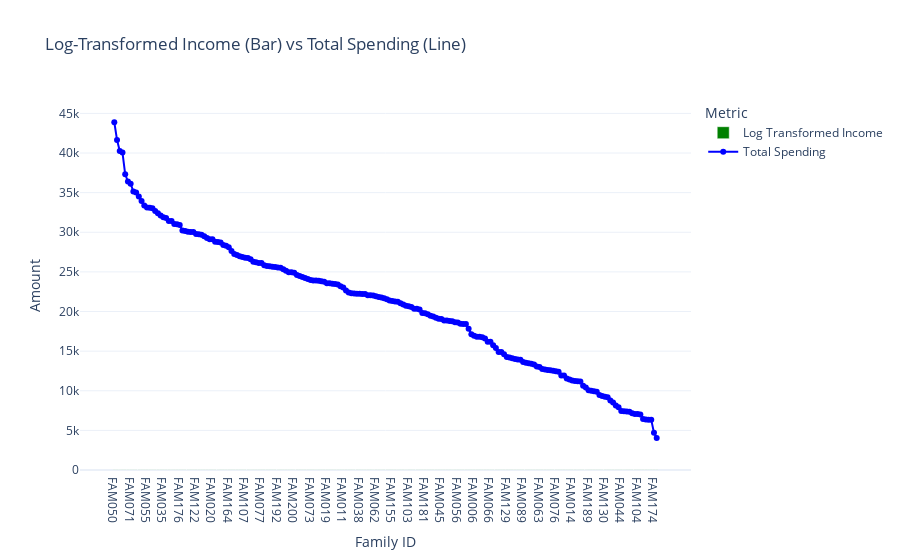

Notebook code cell kept with this figure:
### Code cell
import numpy as np
import plotly.graph_objects as go

# Apply log transformation to income
family_total_income['Log Income'] = np.log(family_total_income['Income'])

# Extract data for plotting
family_ids = family_total_spending['Family ID']
spending = family_total_spending['Amount']
log_income = family_total_income['Log Income']

# Create the figure
fig = go.Figure()

# Add log-transformed income as bar chart
fig.add_trace(go.Bar(
    x=family_ids,
    y=log_income,
    name='Log Transformed Income',
    marker_color='green'
))

# Add spending as line chart
fig.add_trace(go.Scatter(
    x=family_ids,
    y=spending,
    name='Total Spending',
    mode='lines+markers',
    line=dict(color='blue', width=2)
))

# Update layout
fig.update_layout(
    title="Log-Transformed Income (Bar) vs Total Spending (Line)",
    xaxis_title="Family ID",
    yaxis_title="Amount",
    legend_title="Metric",
    template="plotly_white"
)

# Show the plot
fig.show()

### Figure 1 — Plotly figure (JSON) as saved in the notebook; plotly's stock layout.template omitted (floating-point values rounded to 4 significant figures; data arrays with more than 128 entries replaced by an {"elided": "..."} marker saying what was removed)
{"data": [{"marker": {"color": "green"}, "name": "Log Transformed Income", "type": "bar", "x": {"elided": "200 str values"}, "y": {"elided": "200 float values"}}, {"line": {"color": "blue", "width": 2}, "mode": "lines+markers", "name": "Total Spending", "type": "scatter", "x": {"elided": "200 str values"}, "y": {"elided": "200 float values"}}], "layout": {"legend": {"title": {"text": "Metric"}}, "title": {"text": "Log-Transformed Income (Bar) vs Total Spending (Line)"}, "xaxis": {"title": {"text": "Family ID"}}, "yaxis": {"title": {"text": "Amount"}}}}
